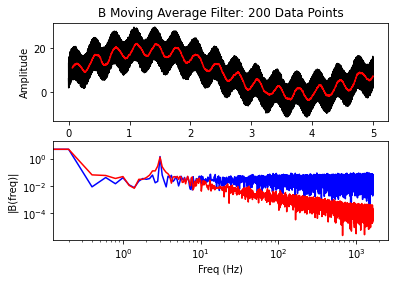

Here is the Python script that generated this plot:
# -*- coding: utf-8 -*-
"""
Created on Fri Apr  2 19:45:43 2021

@author: garre
"""

import csv
import matplotlib.pyplot as plt
import numpy as np

t = [] # column 0
data1 = [] # column 1
filtered = []
x =  200


with open('sigB.csv') as f:
    # open the csv file
    reader = csv.reader(f)
    for row in reader:
        # read the rows 1 one by one
        t.append(float(row[0])) # leftmost column
        data1.append(float(row[1])) # second column


for i in range(len(t)):
   #print the data to verify it was read
  # print(str(t[i]) + ", " + str(data1[i]))
   if i > (x-1):
       average = 0
       for ii in range(x):
           average = average + data1[i - ii - 1]
           
       filtered.append(float( average / x))
       
       
   
   

Fs = len(t)/t[-1] # sample rate
Ts = 1.0/Fs; # sampling interval
ts = np.arange(0,t[-1],Ts) # time vector
y = data1 # the data to make the fft from
n = len(y) # length of the signal
k = np.arange(n)
T = n/Fs
frq = k/T # two sides frequency range
frq = frq[range(int(n/2))] # one side frequency range
Y = np.fft.fft(y)/n # fft computing and normalization
Y = Y[range(int(n/2))]

nn = len(filtered)
kf = np.arange(nn)
Tf = nn/Fs
frqf = kf/Tf # two sides frequency range
frqf = frq[range(int(nn/2))] # one side frequency range
Y_filt = np.fft.fft(filtered)/nn
Y_filt = Y_filt[range(int(nn/2))]

fig, (ax1, ax2) = plt.subplots(2, 1)

ax1.plot(t,y,'k')
ax1.plot(t[x:n],filtered,'r')
ax1.set_title('B Moving Average Filter: ' + str(x) + ' Data Points')
ax1.set_xlabel('Time')
ax1.set_ylabel('Amplitude')
ax2.loglog(frq,abs(Y),'b') # plotting the fft
ax2.loglog(frqf,abs(Y_filt),'r')
ax2.set_xlabel('Freq (Hz)')
ax2.set_ylabel('|B(freq)|')
plt.show()
